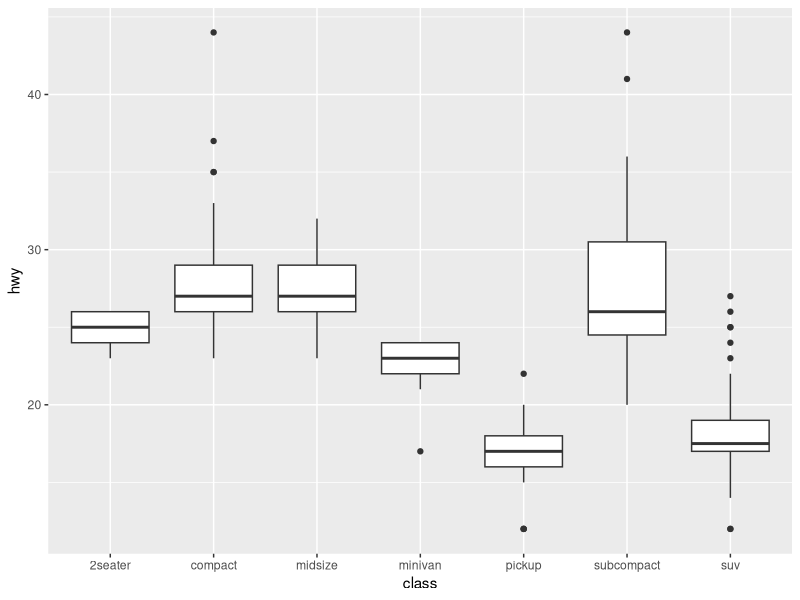
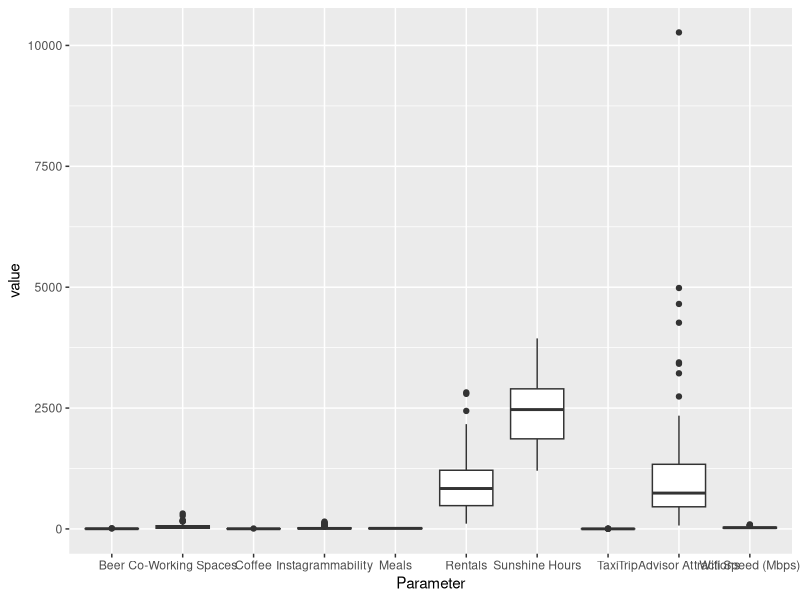
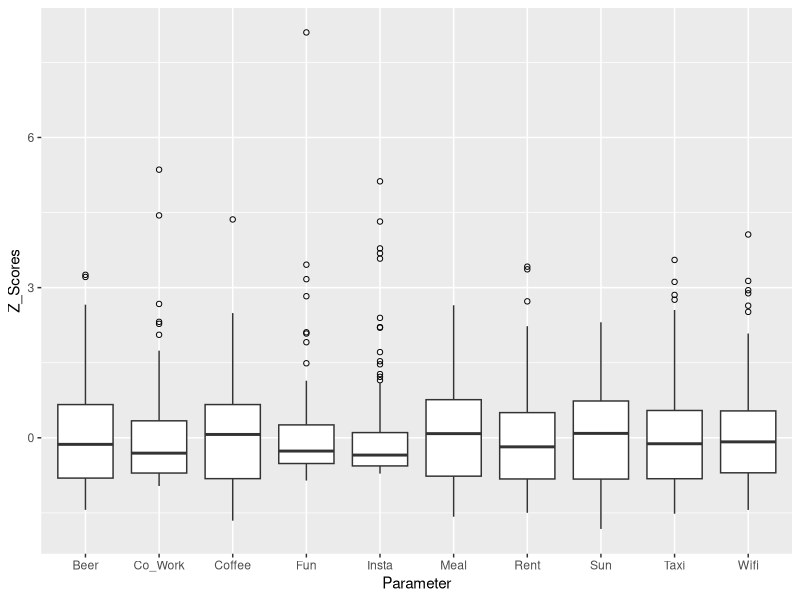
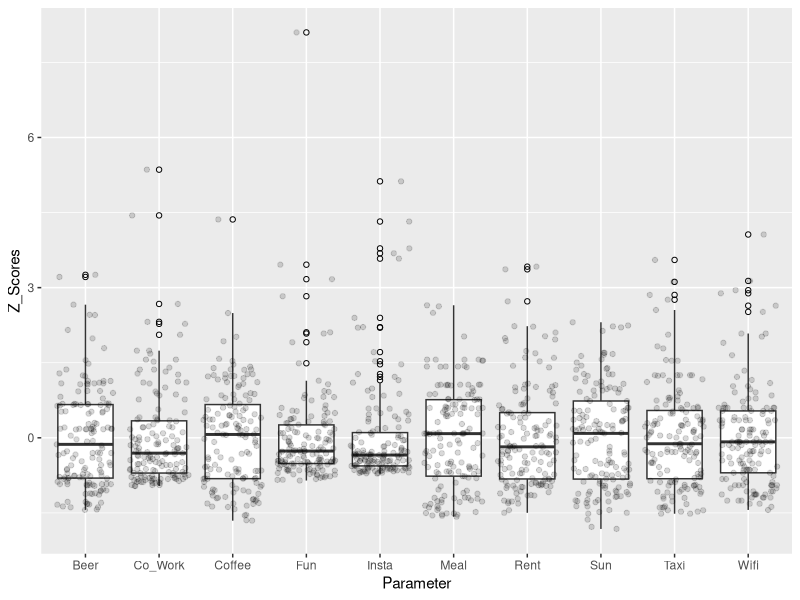
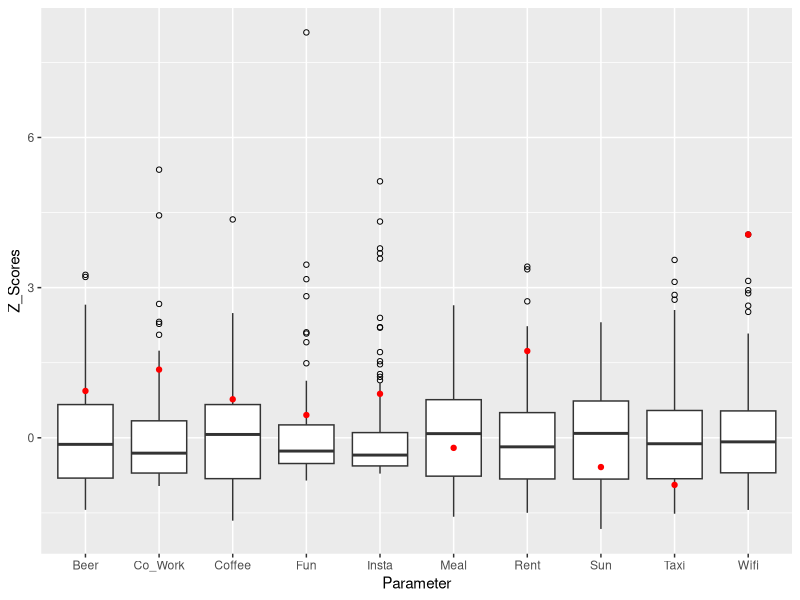
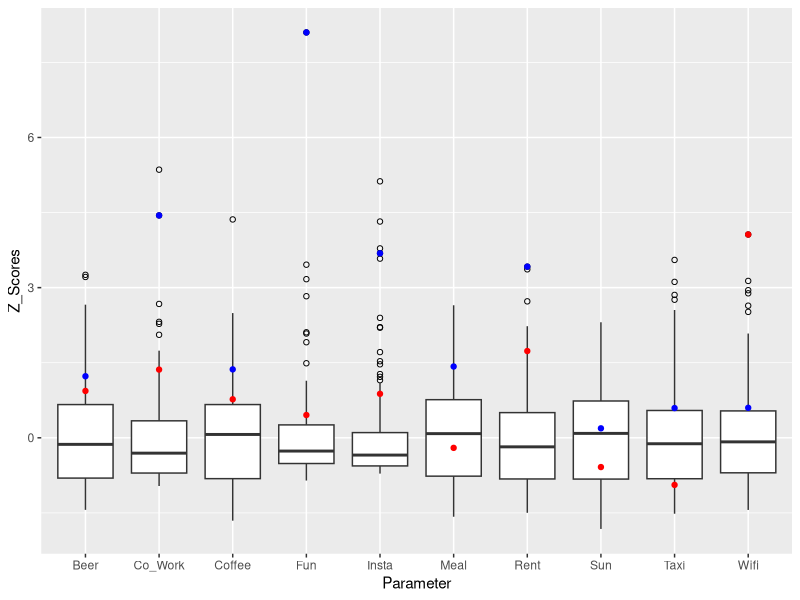

Here is the R script that generated these plots, in order: (Note: this script raises an error after producing the figures.)
## ---- chunk 1
library(ggplot2)
ggplot(mpg, aes(class, hwy)) + geom_boxplot()
## ---- chunk 2
View(mpg)
## ---- chunk 3
class(mpg)
## ---- chunk 4
library(readr)
box = read_csv('CityComp3.csv')

## ---- chunk 5
class(box)
## ---- chunk 6
View(box)
## ---- chunk 7
library(tidyr)
box2 = pivot_longer(box, cols=3:149, names_to = 'City')
View(box2)
## ---- chunk 8
ggplot(box2, aes(Parameter, value)) + geom_boxplot()
## ---- chunk 9
pre_scale = read_csv('clean_USD3.csv')
pre_scale
## ---- chunk 10
pre_scale[c(5:14)]
## ---- chunk 11
names = colnames(pre_scale[c(5:14)])
names
## ---- chunk 12
unscaled = pre_scale[c(5:14)]
unscaled = cbind(x=pre_scale[,3], y=pre_scale[c(5:14)])

library(data.table)
wrong_names = colnames(unscaled[c(2:11)])
setnames(unscaled, old = c(wrong_names), new = c(names))
View(unscaled)
unscaled

unscaled_longer = pivot_longer(unscaled, cols=2:11, names_to = 'Parameter', values_to = "Unscaled_Values")
unscaled_longer
View(unscaled_longer)

write.csv(unscaled_longer, 'Unscaled1.csv')
## ---- chunk 13
post_scaled = lapply(pre_scale[c(5:14)], function(x) c(scale(x)))
post_scaled
## ---- chunk 14
scaled = cbind(x=pre_scale[,3], y=post_scaled)
scaled
## ---- chunk 15
library(data.table)
wrong_names = colnames(scaled[c(2:11)])
setnames(scaled, old = c(wrong_names), new = c(names))
View(scaled)
scaled
## ---- chunk 16
write.csv(scaled, 'Scaled2.csv')
## ---- chunk 17
scaled_longer = pivot_longer(scaled, cols=2:11, names_to = 'Parameter', values_to = "Z_Scores")
scaled_longer
View(scaled_longer)

## ---- chunk 18
write.csv(scaled_longer, 'Scaled_Box2.csv')
## ---- chunk 19
g = ggplot(scaled_longer, aes(Parameter, Z_Scores)) + geom_boxplot(outlier.color = 'black', outlier.shape = 1)
g
## ---- chunk 20
g + geom_jitter(alpha=0.15)
## ---- chunk 21
library(dplyr)
Para = scaled_longer %>%
  filter(City=='Singapore') %>%
  pull(Parameter)
## ---- chunk 22
Z = scaled_longer %>%
  filter(City=='Singapore') %>%
  pull(Z_Scores)
## ---- chunk 23
c(Para)
## ---- chunk 24
c(Z)
## ---- chunk 25
g2 = g + geom_point(data=data.frame(x=factor(c(Para)), y=c(Z)),
               aes(x=x, y=y),
               color='red1')

g2
## ---- chunk 26
Z2 = scaled_longer %>%
  filter(City=='New York') %>%
  pull(Z_Scores)

Z2
## ---- chunk 27
g3 = g2 + geom_point(data=data.frame(x=factor(c(Para)), y=c(Z2)),
               aes(x=x, y=y),
               color='blue')

g3
## ---- chunk 28
box3 = pivot_longer(scaled, cols=2:149, names_to = 'City')
View(box2)
## ---- chunk 29
plot(cars)
